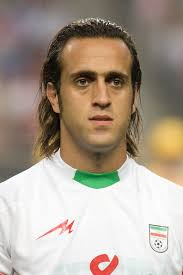
#> input picture lab13 /cv-lab13/karimi.jpg, 183 x 275 px, found by its file name
$ python similarity.py
#> lines starting #> are read from the running program, lines starting #| are printed output that depends on the picture
import cv2
import numpy as np

I = cv2.imread('karimi.jpg')
#> I is the input picture: shape (275, 183, 3); mean B, G, R 144.4, 158.4, 171.7

tx = 100
ty = 60

th =  20 # angle of rotation (degrees)
th *= np.pi / 180 # convert to radians

s = 2 # scale factor

M = np.array([[s*np.cos(th),-s*np.sin(th),tx],
              [s*np.sin(th), s*np.cos(th),ty]])

output_size = (s*I.shape[1], s*I.shape[0])
#> output_size = (366, 550)
J = cv2.warpAffine(I,M,output_size)
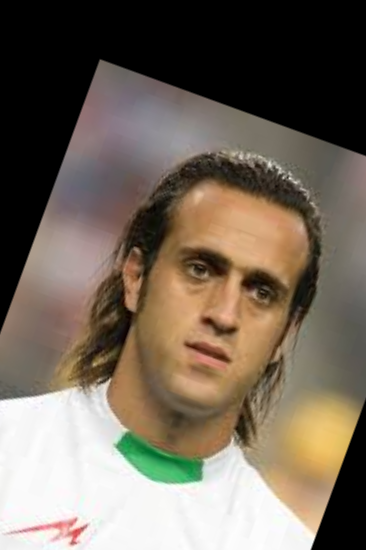
#> J: shape (550, 366, 3); mean B, G, R 91.2, 104.6, 116.2

cv2.imshow('I',I)
cv2.waitKey(0)

cv2.imshow('J',J)
cv2.waitKey(0)

$ run again, with lab13 /cv-lab13/01.jpg copied over lab13 /cv-lab13/karimi.jpg
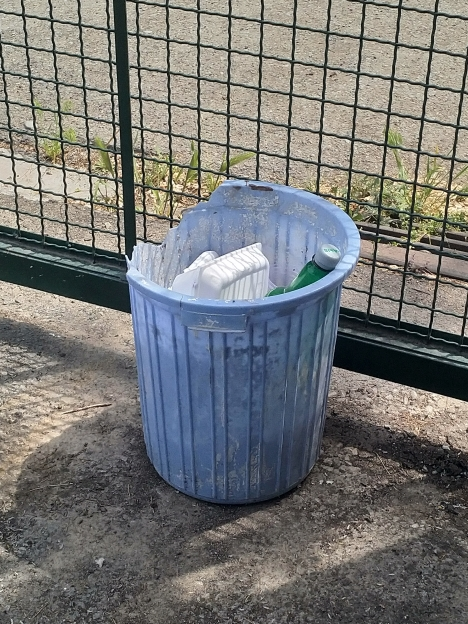
#> input picture lab13 /cv-lab13/01.jpg, 468 x 624 px, found by its file name
#> I is the input picture: shape (624, 468, 3); mean B, G, R 117, 118.6, 118.2
#> `J = cv2.warpAffine(I,M,output_size)`:
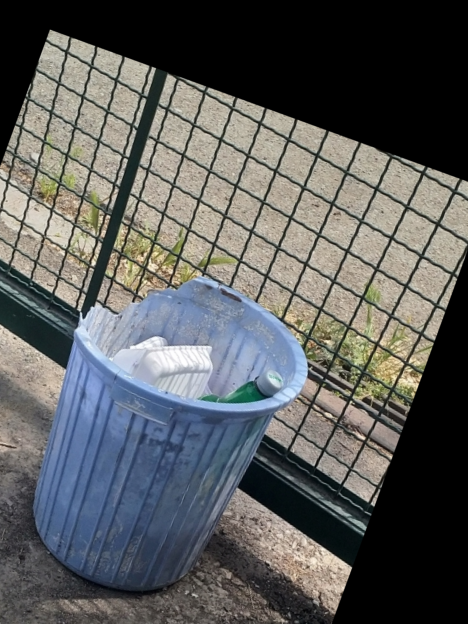
#> J: shape (1248, 936, 3) (shown at 1/2 size); mean B, G, R 92.3, 92.7, 91.3

$ run again, with lab13 /cv-lab13/02.jpg copied over lab13 /cv-lab13/karimi.jpg
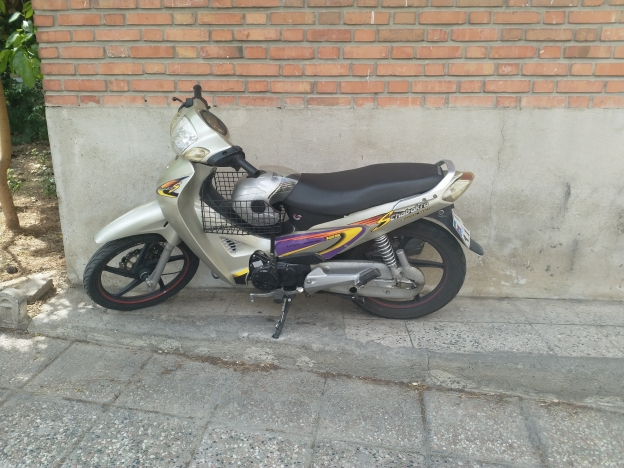
#> input picture lab13 /cv-lab13/02.jpg, 624 x 468 px, found by its file name
#> I is the input picture: shape (468, 624, 3); mean B, G, R 137.2, 147.8, 152.2
#> `J = cv2.warpAffine(I,M,output_size)`:
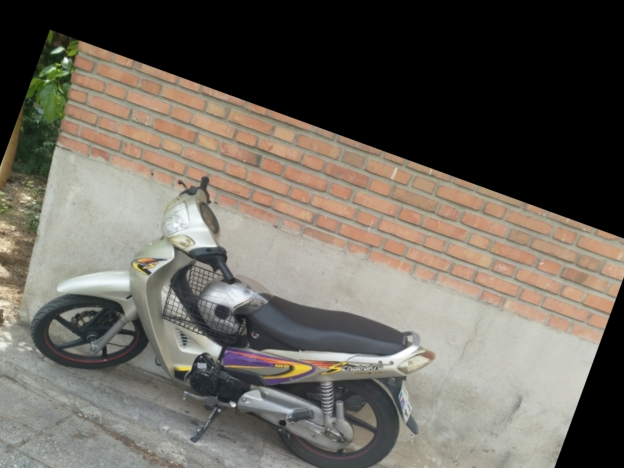
#> J: shape (936, 1248, 3) (shown at 1/2 size); mean B, G, R 91.5, 100.1, 105.2

$ run again, with lab13 /cv-lab13/03.jpg copied over lab13 /cv-lab13/karimi.jpg
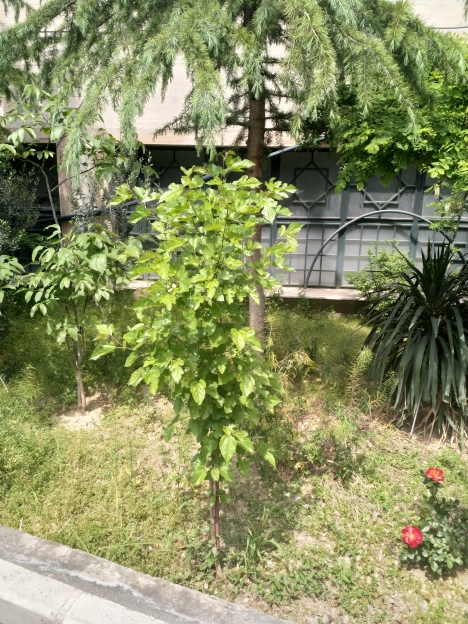
#> input picture lab13 /cv-lab13/03.jpg, 468 x 624 px, found by its file name
#> I is the input picture: shape (624, 468, 3); mean B, G, R 97.2, 142.5, 136.7
#> `J = cv2.warpAffine(I,M,output_size)`:
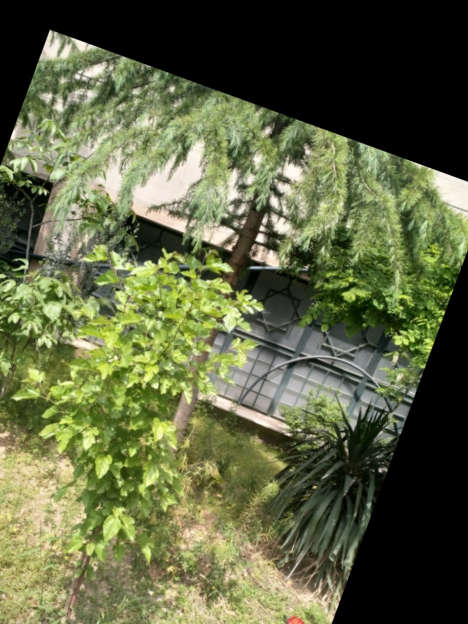
#> J: shape (1248, 936, 3) (shown at 1/2 size); mean B, G, R 66.1, 100.4, 94.3
